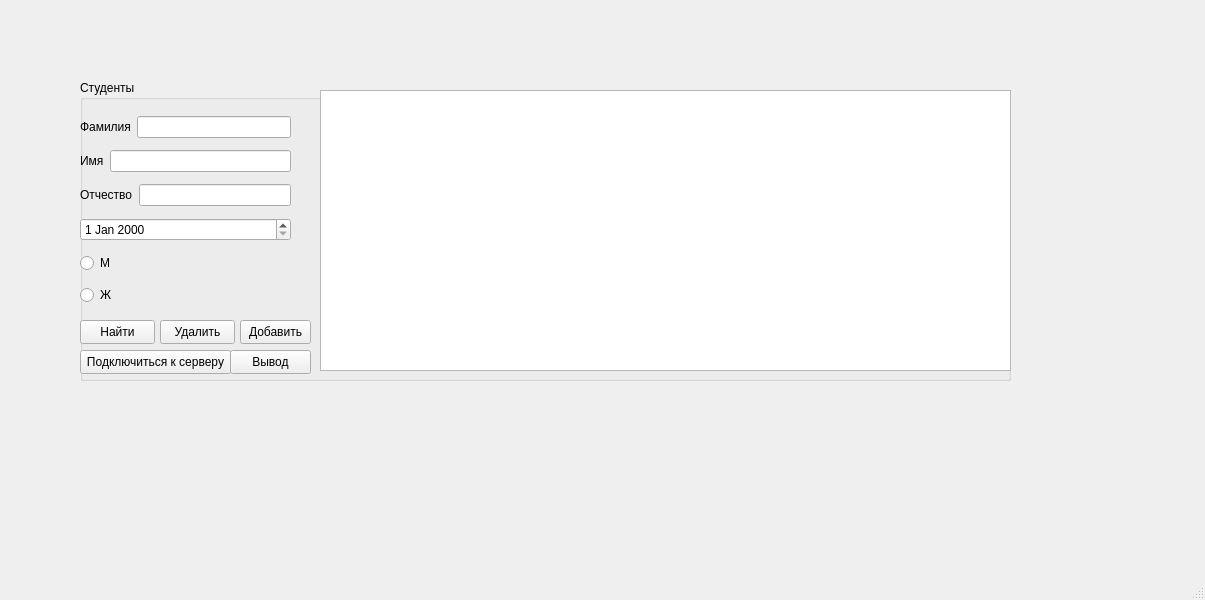
<?xml version="1.0" encoding="UTF-8"?>
<ui version="4.0">
 <class>MainWindow</class>
 <widget class="QMainWindow" name="MainWindow">
  <property name="geometry">
   <rect>
    <x>0</x>
    <y>0</y>
    <width>1205</width>
    <height>600</height>
   </rect>
  </property>
  <property name="windowTitle">
   <string>MainWindow</string>
  </property>
  <widget class="QWidget" name="centralwidget">
   <widget class="QGroupBox" name="groupBox">
    <property name="geometry">
     <rect>
      <x>80</x>
      <y>80</y>
      <width>931</width>
      <height>301</height>
     </rect>
    </property>
    <property name="title">
     <string>Студенты</string>
    </property>
    <widget class="QPushButton" name="pushButton">
     <property name="geometry">
      <rect>
       <x>0</x>
       <y>240</y>
       <width>75</width>
       <height>24</height>
      </rect>
     </property>
     <property name="text">
      <string>Найти</string>
     </property>
    </widget>
    <widget class="QPushButton" name="pushButton_2">
     <property name="geometry">
      <rect>
       <x>80</x>
       <y>240</y>
       <width>75</width>
       <height>24</height>
      </rect>
     </property>
     <property name="text">
      <string>Удалить</string>
     </property>
    </widget>
    <widget class="QPushButton" name="pushButton_3">
     <property name="geometry">
      <rect>
       <x>160</x>
       <y>240</y>
       <width>71</width>
       <height>24</height>
      </rect>
     </property>
     <property name="text">
      <string>Добавить</string>
     </property>
    </widget>
    <widget class="QPlainTextEdit" name="plainTextEdit">
     <property name="geometry">
      <rect>
       <x>240</x>
       <y>10</y>
       <width>691</width>
       <height>281</height>
      </rect>
     </property>
    </widget>
    <widget class="QPushButton" name="pushButton_4">
     <property name="geometry">
      <rect>
       <x>0</x>
       <y>270</y>
       <width>151</width>
       <height>24</height>
      </rect>
     </property>
     <property name="text">
      <string>Подключиться к серверу</string>
     </property>
    </widget>
    <widget class="QWidget" name="layoutWidget">
     <property name="geometry">
      <rect>
       <x>0</x>
       <y>30</y>
       <width>211</width>
       <height>201</height>
      </rect>
     </property>
     <layout class="QVBoxLayout" name="verticalLayout">
      <item>
       <layout class="QHBoxLayout" name="horizontalLayout">
        <item>
         <widget class="QLabel" name="label">
          <property name="text">
           <string>Фамилия</string>
          </property>
         </widget>
        </item>
        <item>
         <widget class="QLineEdit" name="lineEdit"/>
        </item>
       </layout>
      </item>
      <item>
       <layout class="QHBoxLayout" name="horizontalLayout_2">
        <item>
         <widget class="QLabel" name="label_2">
          <property name="text">
           <string>Имя</string>
          </property>
         </widget>
        </item>
        <item>
         <widget class="QLineEdit" name="lineEdit_2"/>
        </item>
       </layout>
      </item>
      <item>
       <layout class="QHBoxLayout" name="horizontalLayout_4">
        <item>
         <widget class="QLabel" name="label_3">
          <property name="text">
           <string>Отчество</string>
          </property>
         </widget>
        </item>
        <item>
         <widget class="QLineEdit" name="lineEdit_3"/>
        </item>
       </layout>
      </item>
      <item>
       <widget class="QDateEdit" name="dateEdit"/>
      </item>
      <item>
       <widget class="QRadioButton" name="radioButton_2">
        <property name="text">
         <string>М</string>
        </property>
       </widget>
      </item>
      <item>
       <widget class="QRadioButton" name="radioButton">
        <property name="text">
         <string>Ж</string>
        </property>
       </widget>
      </item>
     </layout>
    </widget>
    <widget class="QLabel" name="l">
     <property name="geometry">
      <rect>
       <x>60</x>
       <y>10</y>
       <width>31</width>
       <height>16</height>
      </rect>
     </property>
     <property name="text">
      <string/>
     </property>
    </widget>
    <widget class="QPushButton" name="pushButton_5">
     <property name="geometry">
      <rect>
       <x>150</x>
       <y>270</y>
       <width>81</width>
       <height>24</height>
      </rect>
     </property>
     <property name="text">
      <string>Вывод</string>
     </property>
    </widget>
   </widget>
  </widget>
  <widget class="QMenuBar" name="menubar">
   <property name="geometry">
    <rect>
     <x>0</x>
     <y>0</y>
     <width>1205</width>
     <height>22</height>
    </rect>
   </property>
  </widget>
  <widget class="QStatusBar" name="statusbar"/>
 </widget>
 <resources/>
 <connections/>
</ui>
